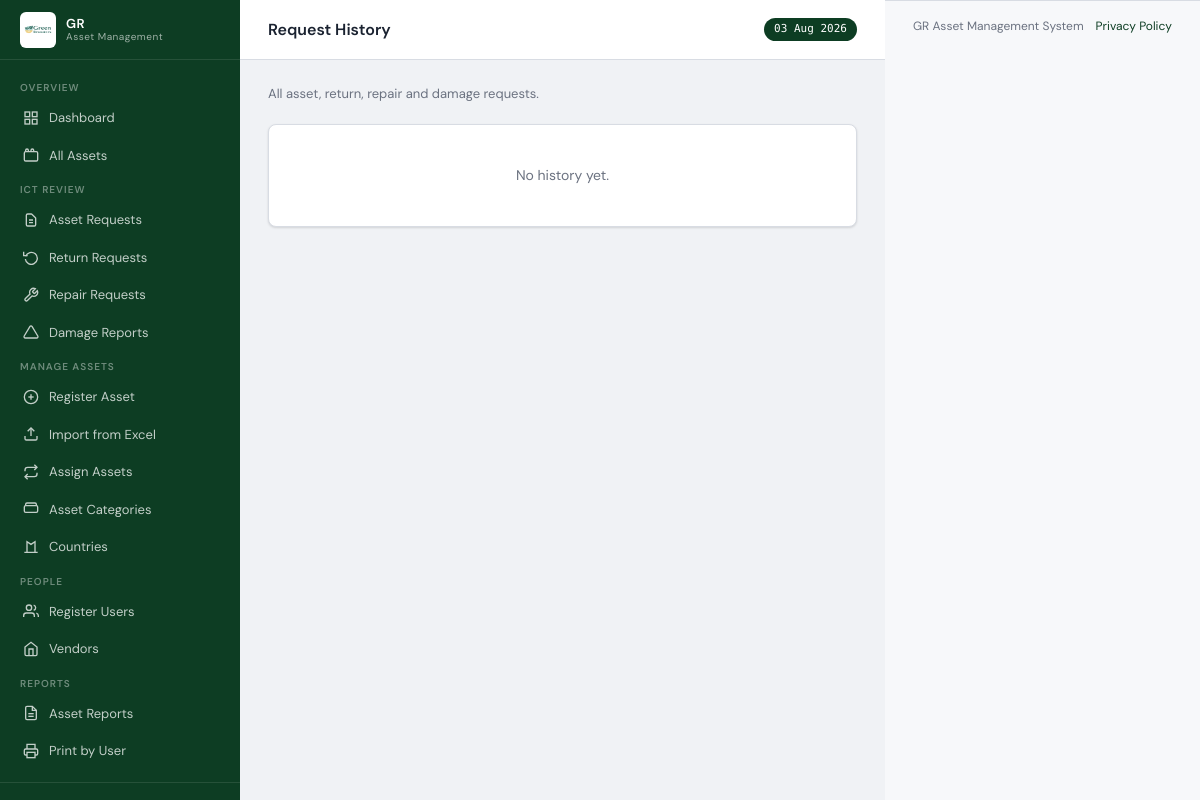
The page /requests/history (signed in) on the database as committed earlier.
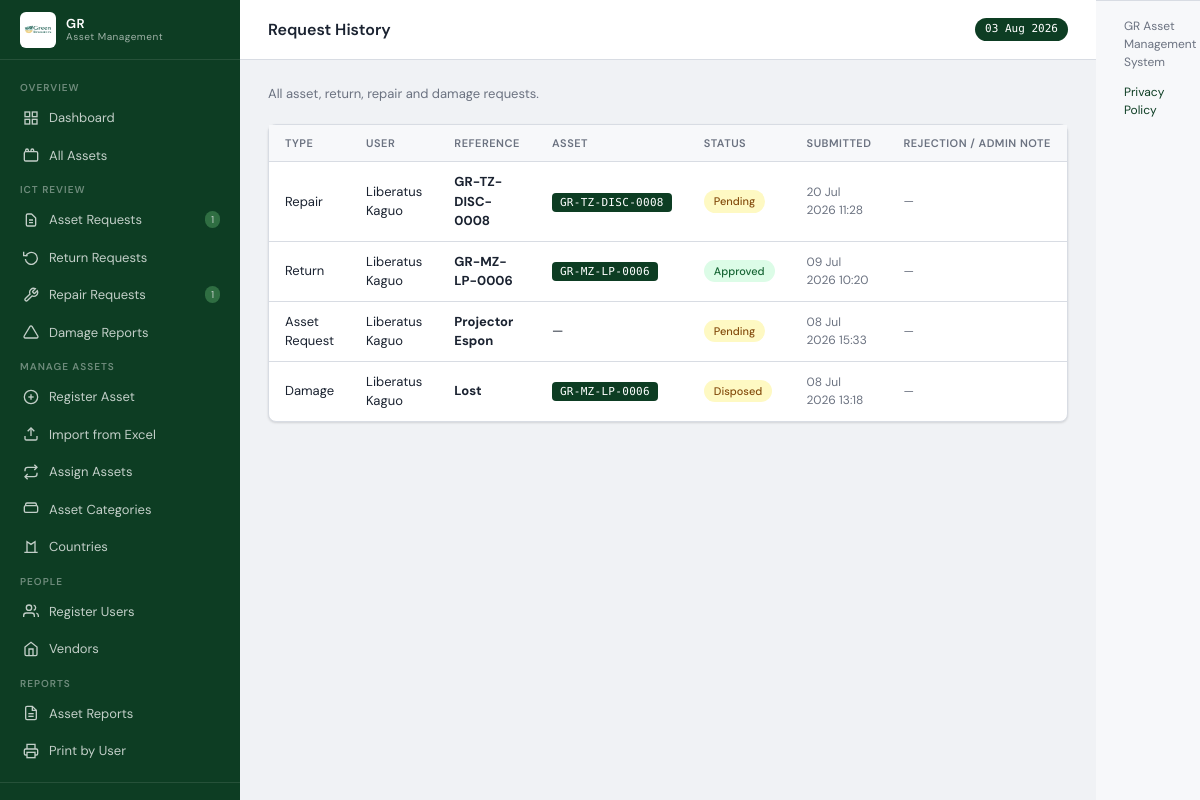
The same page on the database as committed later.
### models.py (models this page shows, shortened)
class User(UserMixin, db.Model):
    __tablename__ = 'users'
    id            = db.Column(db.Integer, primary_key=True)
    username      = db.Column(db.String(80),  unique=True, nullable=False)
    password_hash = db.Column(db.String(256), nullable=False)
    name          = db.Column(db.String(150), nullable=False)
    email         = db.Column(db.String(150))
    department    = db.Column(db.String(100))
    project_id    = db.Column(db.Integer, db.ForeignKey('projects.id'))
    role          = db.Column(db.String(20),  nullable=False, default='user')
    status        = db.Column(db.String(20),  nullable=False, default='active')
    force_password_change = db.Column(db.Boolean, nullable=False, default=False)
    created_at    = db.Column(db.DateTime,    default=datetime.utcnow)
    assigned_assets = db.relationship('Asset', foreign_keys='Asset.assigned_to_id',
                                      backref='assigned_user', lazy='dynamic')
    project         = db.relationship('Project', backref='users')
    return_records  = db.relationship('ReturnRecord', backref='user',
                                      foreign_keys='ReturnRecord.user_id', lazy='dynamic')
    @property
    def initials(self):
        p = self.name.split()
        return ''.join(x[0] for x in p[:2]).upper()
    @property
    def is_staff_portal(self):
        return self.role in ('user', 'finance')
    session_token = db.Column(db.String(128), nullable=True)
    last_login_at = db.Column(db.DateTime)
    last_login_ip = db.Column(db.String(100))
    @property
    def role_label(self):
        from models import Role
        role = Role.query.filter_by(name=self.role).first()
        if role:
            return role.label
        return {'admin':'Administrator','finance':'Finance Officer','user':'Staff User'}.get(self.role, self.role)

class Asset(db.Model):
    __tablename__ = 'assets'
    id             = db.Column(db.Integer, primary_key=True)
    asset_number   = db.Column(db.Integer, unique=True, nullable=False)
    tag            = db.Column(db.String(60), unique=True, nullable=False)
    name           = db.Column(db.String(200), nullable=False)
    serial_number  = db.Column(db.String(100))
    description    = db.Column(db.Text)
    price          = db.Column(db.Numeric(15,2), default=0)
    date_purchased = db.Column(db.Date)
    condition      = db.Column(db.String(20), default='good')
    status         = db.Column(db.String(20), default='active')
    location       = db.Column(db.String(150))
    assigned_on    = db.Column(db.Date)
    created_at     = db.Column(db.DateTime, default=datetime.utcnow)
    updated_at     = db.Column(db.DateTime, default=datetime.utcnow, onupdate=datetime.utcnow)
    category_id    = db.Column(db.Integer, db.ForeignKey('asset_categories.id'), nullable=False)
    project_id     = db.Column(db.Integer, db.ForeignKey('projects.id'), nullable=True)
    vendor_id      = db.Column(db.Integer, db.ForeignKey('vendors.id'))
    processor      = db.Column(db.String(200))
    age_years      = db.Column(db.Integer)
    age_months     = db.Column(db.Integer)
    assigned_to_id = db.Column(db.Integer, db.ForeignKey('users.id'))
    return_records = db.relationship('ReturnRecord', backref='asset', lazy='dynamic')

class RepairRequest(db.Model):
    __tablename__ = 'repair_requests'
    id               = db.Column(db.Integer, primary_key=True)
    asset_id         = db.Column(db.Integer, db.ForeignKey('assets.id'), nullable=False)
    requested_by_id  = db.Column(db.Integer, db.ForeignKey('users.id'), nullable=False)
    reviewed_by_id   = db.Column(db.Integer, db.ForeignKey('users.id'))
    problem_category = db.Column(db.String(30), nullable=False)
    description      = db.Column(db.Text, nullable=False)
    priority         = db.Column(db.String(20), default='medium', nullable=False)
    photo_path       = db.Column(db.String(255))
    status           = db.Column(db.String(30), default='pending', nullable=False)
    admin_note       = db.Column(db.Text)
    requested_at     = db.Column(db.DateTime, default=datetime.utcnow)
    reviewed_at      = db.Column(db.DateTime)
    asset        = db.relationship('Asset', foreign_keys=[asset_id])
    requested_by = db.relationship('User',  foreign_keys=[requested_by_id])
    reviewed_by  = db.relationship('User',  foreign_keys=[reviewed_by_id])

class ReturnRequest(db.Model):
    __tablename__ = 'return_requests'
    id              = db.Column(db.Integer, primary_key=True)
    asset_id        = db.Column(db.Integer, db.ForeignKey('assets.id'),  nullable=False)
    requested_by_id = db.Column(db.Integer, db.ForeignKey('users.id'),   nullable=False)
    reviewed_by_id  = db.Column(db.Integer, db.ForeignKey('users.id'))
    status          = db.Column(db.String(20), default='pending', nullable=False)
    reason          = db.Column(db.Text)
    condition_at_return = db.Column(db.String(20), default='good')
    admin_note      = db.Column(db.Text)
    requested_at    = db.Column(db.DateTime, default=datetime.utcnow)
    reviewed_at     = db.Column(db.DateTime)
    asset        = db.relationship('Asset',  foreign_keys=[asset_id])
    requested_by = db.relationship('User',   foreign_keys=[requested_by_id])
    reviewed_by  = db.relationship('User',   foreign_keys=[reviewed_by_id])

class AssetRequest(db.Model):
    __tablename__ = 'asset_requests'
    id              = db.Column(db.Integer, primary_key=True)
    requested_by_id = db.Column(db.Integer, db.ForeignKey('users.id'),           nullable=False)
    reviewed_by_id  = db.Column(db.Integer, db.ForeignKey('users.id'))
    category_id     = db.Column(db.Integer, db.ForeignKey('asset_categories.id'))
    assigned_asset_id = db.Column(db.Integer, db.ForeignKey('assets.id'))
    status          = db.Column(db.String(20), default='pending', nullable=False)
    item_requested  = db.Column(db.String(200), nullable=False)  # free text e.g. "Projector"
    purpose         = db.Column(db.Text, nullable=False)
    duration_days   = db.Column(db.Integer)                       # number of days needed
    date_needed_from= db.Column(db.Date)
    date_needed_to  = db.Column(db.Date)
    project_id      = db.Column(db.Integer, db.ForeignKey('projects.id'))
    department      = db.Column(db.String(100))
    priority        = db.Column(db.String(20), default='medium')
    admin_note      = db.Column(db.Text)
    requested_at    = db.Column(db.DateTime, default=datetime.utcnow)
    reviewed_at     = db.Column(db.DateTime)
    requested_by   = db.relationship('User',          foreign_keys=[requested_by_id])
    reviewed_by    = db.relationship('User',          foreign_keys=[reviewed_by_id])
    category       = db.relationship('AssetCategory', foreign_keys=[category_id])
    assigned_asset = db.relationship('Asset',         foreign_keys=[assigned_asset_id])
    country        = db.relationship('Project',       foreign_keys=[project_id])

class DamageReport(db.Model):
    __tablename__ = 'damage_reports'
    id              = db.Column(db.Integer, primary_key=True)
    asset_id        = db.Column(db.Integer, db.ForeignKey('assets.id'))
    reported_by_id  = db.Column(db.Integer, db.ForeignKey('users.id'), nullable=False)
    reviewed_by_id  = db.Column(db.Integer, db.ForeignKey('users.id'))
    report_type     = db.Column(db.String(30), nullable=False)
    description     = db.Column(db.Text, nullable=False)
    priority        = db.Column(db.String(20), default='medium', nullable=False)
    status          = db.Column(db.String(30), default='pending', nullable=False)
    admin_note      = db.Column(db.Text)
    reported_at     = db.Column(db.DateTime, default=datetime.utcnow)
    reviewed_at     = db.Column(db.DateTime)
    asset       = db.relationship('Asset', foreign_keys=[asset_id])
    reported_by = db.relationship('User',  foreign_keys=[reported_by_id])
    reviewed_by = db.relationship('User',  foreign_keys=[reviewed_by_id])

### routes/requests.py (the view, shortened to what this page needs)
@requests_bp.route('/history')
@login_required
def request_history():
    history = []
    if current_user.role == 'admin':
        for r in AssetRequest.query.order_by(AssetRequest.requested_at.desc()).all():
            history.append(_history_row('Asset Request', r.requested_by.name, r.item_requested,
                                        r.status, r.requested_at, r.admin_note,
                                        r.assigned_asset.tag if r.assigned_asset else None))
        for r in ReturnRequest.query.order_by(ReturnRequest.requested_at.desc()).all():
            history.append(_history_row('Return', r.requested_by.name, r.asset.tag,
                                        r.status, r.requested_at, r.admin_note, r.asset.tag))
        for r in RepairRequest.query.order_by(RepairRequest.requested_at.desc()).all():
            history.append(_history_row('Repair', r.requested_by.name, r.asset.tag,
                                        r.status, r.requested_at, r.admin_note, r.asset.tag))
        for r in DamageReport.query.order_by(DamageReport.reported_at.desc()).all():
            history.append(_history_row('Damage', r.reported_by.name, r.report_type.title(),
                                        r.status, r.reported_at, r.admin_note,
                                        r.asset.tag if r.asset else None))
    history.sort(key=lambda x: x['date'], reverse=True)
    return render_template('requests/request_history.html', history=history)

### models.py (called while the page is built)
@login_manager.user_loader
def load_user(uid):
    return User.query.get(int(uid))

### routes/auth.py (called while the page is built)
@auth_bp.before_app_request
def _protect_session_token():
    if current_user.is_authenticated:
        token = session.get('session_token')
        if token:
            if current_user.session_token and token != current_user.session_token:
                logout_user()
                session.pop('session_token', None)
        else:
            if current_user.session_token:
                session['session_token'] = current_user.session_token
            else:
                current_user.session_token = secrets.token_urlsafe(32)
                db.session.commit()
                session['session_token'] = current_user.session_token

### routes/requests.py (called while the page is built)
def _history_row(rtype, who, ref, status, dt, note, asset_tag, item_id=None, kind=None):
    return {
        'type': rtype, 'who': who, 'ref': ref, 'status': status,
        'date': dt, 'note': note, 'asset': asset_tag,
        'id': item_id, 'kind': kind,
        'can_cancel': kind in ('asset', 'repair') and status == 'pending',
    }

### templates/requests/request_history.html (shortened to what this page needs)
{% extends 'base.html' %}
{% block page_title %}Request History{% endblock %}
{% block content %}
<div class="page-title">
  <div class="page-title-text"><p>All asset, return, repair and damage requests.</p></div>
</div>
<div class="card">
  <div class="card-body">
    {% if history %}
    <table>
      <thead><tr><th>Type</th>{% if not current_user.is_staff_portal %}<th>User</th>{% endif %}<th>Reference</th><th>Asset</th><th>Status</th><th>Submitted</th><th>Rejection / Admin Note</th>{% if current_user.is_staff_portal %}<th>Actions</th>{% endif %}</tr></thead>
      <tbody>
        {% for h in history %}
        <tr>
          <td>{{ h.type }}</td>
          {% if not current_user.is_staff_portal %}<td>{{ h.who }}</td>{% endif %}
          <td><strong>{{ h.ref }}</strong></td>
          <td>{% if h.asset %}<span class="asset-tag" style="font-size:11px">{{ h.asset }}</span>{% else %}—{% endif %}</td>
          <td><span class="badge badge-{{ 'good' if h.status in ('approved','completed') else 'poor' if h.status == 'rejected' else 'fair' }}">{{ h.status|replace('_',' ')|title }}</span></td>
          <td class="text-muted text-sm">{{ h.date.strftime('%d %b %Y %H:%M') }}</td>
          <td class="text-muted text-sm">{{ h.note or '—' }}</td>
        </tr>
        {% endfor %}
      </tbody>
    </table>
    {% else %}
    <p class="text-muted" style="padding:40px;text-align:center">No history yet.</p>
    {% endif %}
  </div>
</div>
{% endblock %}

Rows that differ between the two databases and show on the page:
now on this page (row edited): User: who "Liberatus Kaguo" "Liberatus Kaguo" "Liberatus Kaguo" "Liberatus Kaguo"
added Asset: ref "GR-TZ-DISC-0008", asset "GR-TZ-DISC-0008"
added RepairRequest: status "Pending", date "20 Jul 2026 11:28"
now on this page (row edited): Asset: ref "GR-MZ-LP-0006", asset "GR-MZ-LP-0006" "GR-MZ-LP-0006"
changed Asset (number 2 of 2 on the later page): tag "GR-LP-GEN-006" → "GR-MZ-LP-0006" (drawn)
added ReturnRequest: status "Approved", date "09 Jul 2026 10:20"
added AssetRequest: ref "Projector Espon", status "Pending", date "08 Jul 2026 15:33"
added DamageReport: status "Disposed", date "08 Jul 2026 13:18"
Other text that changed with them:
{{ pr }}: (not shown) → "1"
{{ rpr }}: (not shown) → "1"
text no longer shown: "No history yet."
text now shown: "TYPE USER REFERENCE ASSET STATUS SUBMITTED REJECTION / ADMIN NOTE"
new list line: "Repair —"
new list line: "Return —"
new list line: "Asset Request — —"
new list line: "Damage Lost —"
